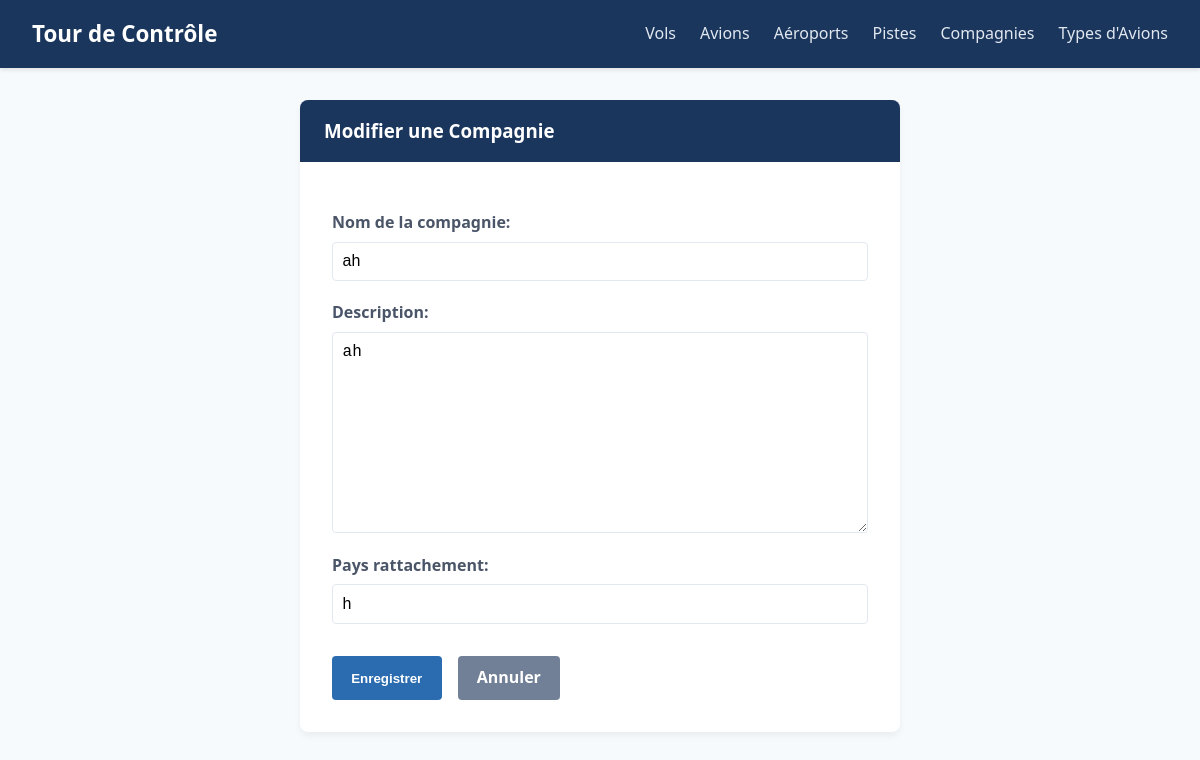
/compagnies/1/modifier/, run on the app's committed database.
### gestion_trafic/models.py (models this page shows, shortened)
class Compagnie(models.Model):
    nom = models.CharField(max_length=100, verbose_name="Nom de la compagnie")
    description = models.TextField(blank=True, null=True)
    pays_rattachement = models.CharField(max_length=100)

### gestion_trafic/views.py (the view)
# urls.py: path('compagnies/<int:pk>/modifier/', views.CompagnieUpdateView.as_view(), name='modifier_compagnie'),
class CompagnieUpdateView(UpdateView):
    model = Compagnie
    form_class = CompagnieForm
    template_name = 'gestion_trafic/compagnies/formulaire.html'
    success_url = reverse_lazy('liste_compagnies')

### gestion_trafic/forms.py
class CompagnieForm(forms.ModelForm):
    class Meta:
        model = Compagnie
        fields = ['nom', 'description', 'pays_rattachement']

### gestion_trafic/templates/gestion_trafic/compagnies/formulaire.html (shortened to what this page needs)
{% extends 'gestion_trafic/base.html' %}
{% block content %}
<div class="form-card">
    <h3 class="form-header">{% if object %}Modifier{% else %}Ajouter{% endif %} une Compagnie</h3>
    <div class="form-body">
        <form method="POST">
            {{ form.as_p }}
            <div class="form-actions">
                <button type="submit" class="btn btn-primary">Enregistrer</button>
                <a href="{% url 'liste_compagnies' %}" class="btn btn-secondary">Annuler</a>
            </div>
        </form>
    </div>
</div>
{% endblock %}

### gestion_trafic/static/css/style.css (style rules this page uses)
:root { --primary-color: #1a365d; --secondary-color: #2b6cb0; --bg-light: #f7fafc; --text-dark: #2d3748; --white: #ffffff; --success: #38a169; --warning: #dd6b20; --danger: #e53e3e; --border-color: #e2e8f0; }
body { font-family: 'Segoe UI', Tahoma, Geneva, Verdana, sans-serif; background-color: var(--bg-light); color: var(--text-dark); margin: 0; padding: 0; line-height: 1.6; }
.btn { display: inline-block; padding: 0.6rem 1.2rem; border-radius: 4px; font-weight: 600; text-decoration: none; cursor: pointer; border: none; transition: background-color 0.2s; }
.btn-primary { background-color: var(--secondary-color); color: var(--white); }
.btn-secondary { background-color: #718096; color: var(--white); }
.form-card { max-width: 600px; margin: 0 auto; background-color: var(--white); border-radius: 8px; box-shadow: 0 4px 6px rgba(0,0,0,0.05); overflow: hidden; }
.form-header { background-color: var(--primary-color); color: var(--white); padding: 1rem 1.5rem; margin: 0; }
.form-body { padding: 2rem; }
.form-body p { display: flex; flex-direction: column; margin-bottom: 1.2rem; }
.form-body label { font-weight: 600; margin-bottom: 0.4rem; color: #4a5568; }
.form-body input, .form-body select, .form-body textarea { padding: 0.6rem; border: 1px solid var(--border-color); border-radius: 4px; font-size: 1rem; background-color: #fff; }
.form-actions { margin-top: 2rem; display: flex; gap: 1rem; }

### data on the page
Compagnie: nom "ah", description "ah", pays_rattachement "h"
